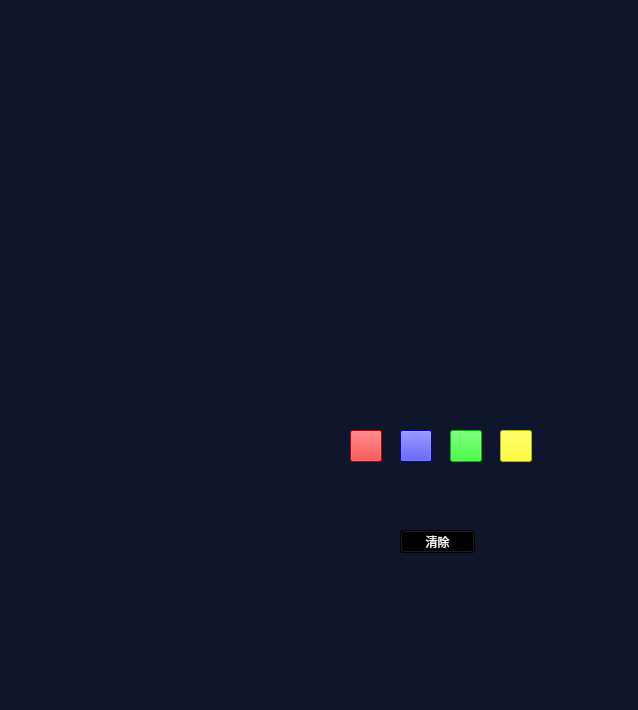
<?xml version="1.0" encoding="UTF-8"?>
<ui version="4.0">
 <class>CrossDlg</class>
 <widget class="QWidget" name="CrossDlg">
  <property name="geometry">
   <rect>
    <x>0</x>
    <y>0</y>
    <width>638</width>
    <height>710</height>
   </rect>
  </property>
  <property name="windowTitle">
   <string>CrossDlg</string>
  </property>
  <property name="styleSheet">
   <string notr="true">QWidget{color: rgb(255, 255, 255);
background-color: rgb(15, 21, 42);
}
QPushButton{
background-color: rgb(0, 0, 0);
}</string>
  </property>
  <widget class="QLabel" name="label_2">
   <property name="geometry">
    <rect>
     <x>320</x>
     <y>10</y>
     <width>256</width>
     <height>320</height>
    </rect>
   </property>
   <property name="minimumSize">
    <size>
     <width>256</width>
     <height>320</height>
    </size>
   </property>
   <property name="maximumSize">
    <size>
     <width>256</width>
     <height>320</height>
    </size>
   </property>
   <property name="styleSheet">
    <string notr="true">border-color: rgb(255, 85, 0);
border-width: 2px;</string>
   </property>
   <property name="text">
    <string/>
   </property>
   <property name="margin">
    <number>2</number>
   </property>
  </widget>
  <widget class="QLabel" name="label_3">
   <property name="geometry">
    <rect>
     <x>20</x>
     <y>410</y>
     <width>240</width>
     <height>256</height>
    </rect>
   </property>
   <property name="minimumSize">
    <size>
     <width>240</width>
     <height>256</height>
    </size>
   </property>
   <property name="maximumSize">
    <size>
     <width>240</width>
     <height>256</height>
    </size>
   </property>
   <property name="text">
    <string/>
   </property>
  </widget>
  <widget class="MyHistLabel" name="label">
   <property name="geometry">
    <rect>
     <x>20</x>
     <y>10</y>
     <width>240</width>
     <height>320</height>
    </rect>
   </property>
   <property name="text">
    <string/>
   </property>
  </widget>
  <widget class="QToolButton" name="btn_red">
   <property name="geometry">
    <rect>
     <x>350</x>
     <y>430</y>
     <width>32</width>
     <height>32</height>
    </rect>
   </property>
   <property name="styleSheet">
    <string notr="true">background-color: rgb(255, 0, 0);</string>
   </property>
   <property name="text">
    <string/>
   </property>
  </widget>
  <widget class="QToolButton" name="btn_blue">
   <property name="geometry">
    <rect>
     <x>400</x>
     <y>430</y>
     <width>32</width>
     <height>32</height>
    </rect>
   </property>
   <property name="styleSheet">
    <string notr="true">background-color: rgb(0, 0, 255);</string>
   </property>
   <property name="text">
    <string/>
   </property>
  </widget>
  <widget class="QToolButton" name="btn_green">
   <property name="geometry">
    <rect>
     <x>450</x>
     <y>430</y>
     <width>32</width>
     <height>32</height>
    </rect>
   </property>
   <property name="styleSheet">
    <string notr="true">background-color: rgb(0, 255, 0);</string>
   </property>
   <property name="text">
    <string/>
   </property>
  </widget>
  <widget class="QToolButton" name="btn_yellow">
   <property name="geometry">
    <rect>
     <x>500</x>
     <y>430</y>
     <width>32</width>
     <height>32</height>
    </rect>
   </property>
   <property name="styleSheet">
    <string notr="true">background-color: rgb(255, 255, 0);</string>
   </property>
   <property name="text">
    <string/>
   </property>
  </widget>
  <widget class="QPushButton" name="btn_clear">
   <property name="geometry">
    <rect>
     <x>400</x>
     <y>530</y>
     <width>75</width>
     <height>23</height>
    </rect>
   </property>
   <property name="text">
    <string>清除</string>
   </property>
  </widget>
 </widget>
 <layoutdefault spacing="6" margin="11"/>
 <customwidgets>
  <customwidget>
   <class>MyHistLabel</class>
   <extends>QLabel</extends>
   <header>myhistlabel.h</header>
  </customwidget>
 </customwidgets>
 <resources/>
 <connections/>
</ui>
